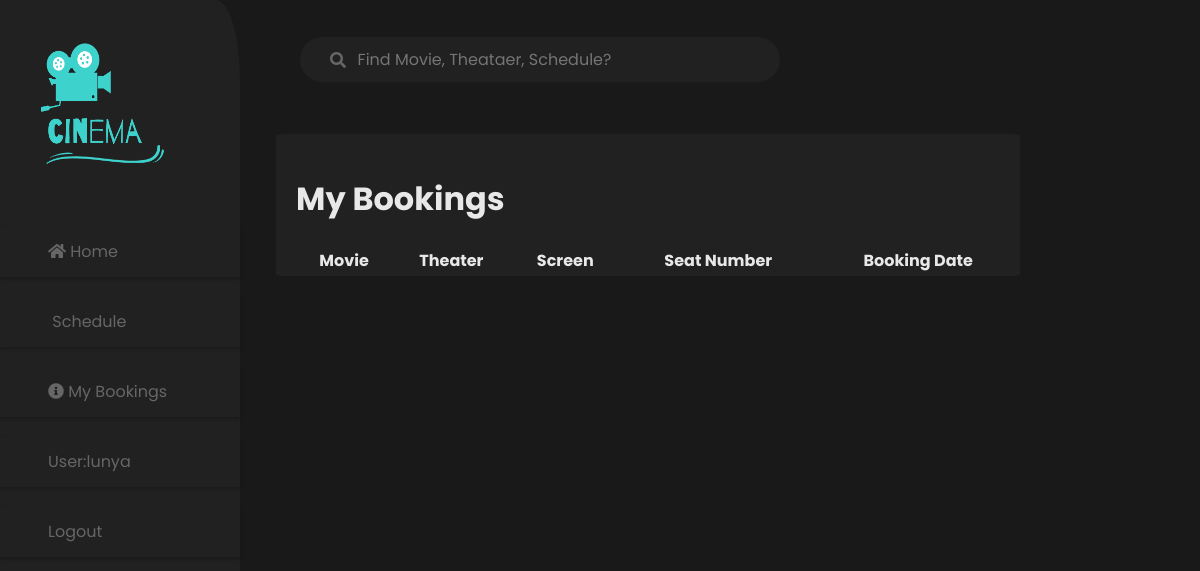
The app's page /landofcinema/view_bookings/ (signed in), older data.
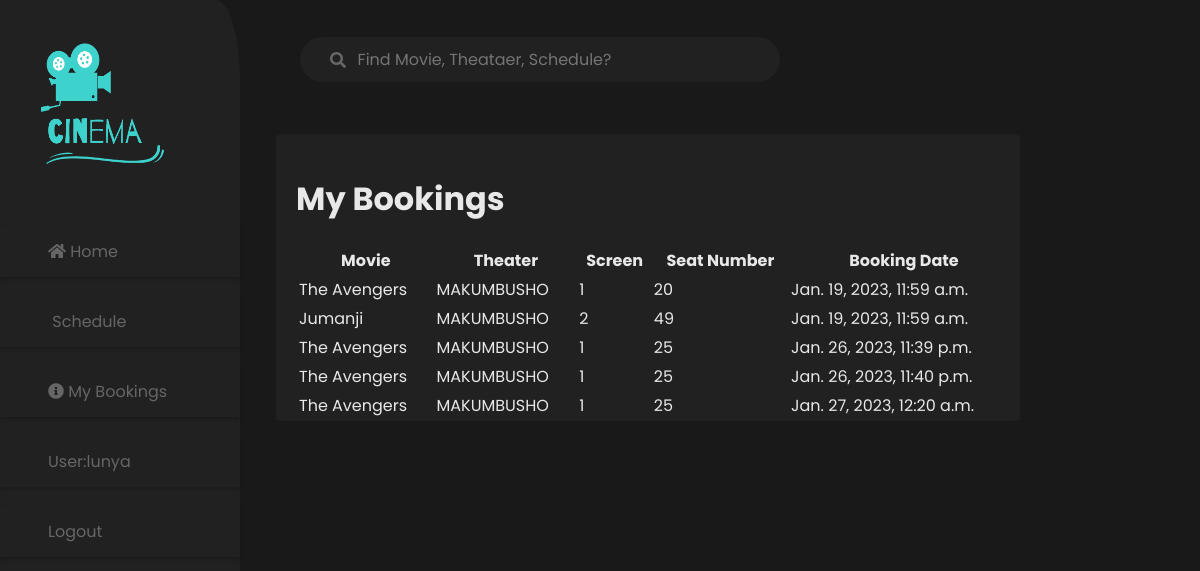
The same page, newer data.
### landofcinema/models.py (models this page shows, shortened)
class Booking(models.Model):
    user = models.ForeignKey(User, on_delete=models.CASCADE)
    movie = models.ForeignKey(Movie, on_delete=models.CASCADE)
    theater = models.ForeignKey(Theater, on_delete=models.CASCADE)
    screen = models.ForeignKey(Screen, on_delete=models.CASCADE)
    seat_number = models.CharField(max_length=255)
    booking_date = models.DateTimeField()

class Movie(models.Model):
    title = models.CharField(max_length=255)
    synopsis = models.TextField()
    release_date = models.DateField(null=True, blank=True)
    image_url = models.URLField()
    rating = models.FloatField(default=0.0)

class Theater(models.Model):
    name = models.CharField(max_length=255)
    region = models.CharField(max_length=255)
    address = models.CharField(max_length=255)

class Screen(models.Model):
    theater = models.ForeignKey(Theater, on_delete=models.CASCADE)
    screen_number = models.IntegerField()
    capacity = models.IntegerField()

### landofcinema/views.py (the view)
# urls.py: path('view_bookings/', views.view_bookings, name='view_bookings'),
@login_required
def view_bookings(request):
    if request.user.is_authenticated:
        bookings = Booking.objects.filter(user=request.user)
        return render(request, 'view_bookings.html', {'bookings': bookings})
    else:
        return redirect('login')

### landofcinema/templates/view_bookings.html
{% extends 'base_generic.html' %}
{% block content %}
    <h1>My Bookings</h1>
    <table>
        <tr>
            <th>Movie</th>
            <th>Theater</th>
            <th>Screen</th>
            <th>Seat Number</th>
            <th>Booking Date</th>
        </tr>
        {% for booking in bookings %}
            <tr>
                <td>{{ booking.movie.title }}</td>
                <td>{{ booking.theater.name }}</td>
                <td>{{ booking.screen.screen_number }}</td>
                <td>{{ booking.seat_number }}</td>
                <td>{{ booking.booking_date }}</td>
            </tr>
        {% endfor %}
    </table>
{% endblock %}

### landofcinema/templates/base_generic.html (shortened to what this page needs)
<!DOCTYPE html>
<html lang="en">
<head>
  {%load static%}
    <link href="{% static 'css/styles.css' %}" rel="stylesheet">
    <link rel="stylesheet" href="https://use.fontawesome.com/releases/v5.5.0/css/all.css">
</head>
<body>
    <div class="nav-bar1">
        <img class="logo" src="{% static 'images/logo.png' %}">
            <ul class="sidebar-1">
                <li>
                    <i class="fa fa-home" aria-hidden="true"></i>
                    <a href="{% url 'index' %}">Home</a>
                </li>
                <li>
                    <a href="{% url 'view_schedule'%}">Schedule</a>
                </li>
                <li>
                    <i class="fa fa-info-circle" aria-hidden="true"></i>
                    <a href="{% url 'view_bookings' %}">My Bookings</a>
                </li>
                {%if user.is_authenticated%}</li>
                <li>User:{{user.get_username}}</li>
                <li>
                    <a href="{% url 'logout' %}?next={{request.path }}">Logout</a></li>
                {%else%}
                <li><a href="{% url 'login' %}?next={{request.path}}">Login</a></li>
                {% endif %}
            </ul>
    </div>
    <div class="content-bar">
        <form class="search-container" action="{% url 'search_schedules' %}" method="get">
            <input type="text" id="search-bar" placeholder="Find Movie, Theataer, Schedule?">
            <i class="fa fa-search search-icon" aria-hidden="true"></i>
        </form>
        <div class="link"  style="padding-left:20px; padding-top:20px">
        {% block content%} {% endblock %}
    </div>
</body>
</html>

### landofcinema/static/css/styles.css (style rules this page uses)
* { font-family: 'Poppins', sans-serif; }
* { box-sizing: border-box; }
body { height: 100%; width: 100%; background-color: #191919; display:flex; flex-direction: row; margin:0; padding:0; border:0 }
.nav-bar1 { position:fixed; width:20%; height: 100%; border-radius: 10%; background-color:#212121; }
.logo { height: 200px; width:175px; }
.sidebar-1 { margin:0; padding:0; border:0; }
.sidebar-1>li { display: inline-block; color: #666666; list-style: none; display:block; height: 10%; left: 0%; right: 85.05%; top: 18.23%; bottom: 73.01%; box-shadow: 0px 2px 4px rgba(0, 0, 0, 0.25); height: 50px; width: 100%; left: 0px; top: 179px; border-radius: 0px; padding:5% 20%; margin-top:20px; }
a { text-decoration: none; color: #666666; }
.content-bar { color: #212121; width: 75%; top:7%; margin:0 15% 0 23%; padding:0; border:0; display: flex; flex-direction: column; }
.search-container { width: 40%; display: block; margin: 0 2%; top:4%; border-color:#212121; position:fixed; z-index: 1; }
#search-bar { background-color: #212121; border-radius: 30px; margin: 0 auto; width: 100%; height: 45px; padding: 0 ; font-size: 1rem; position:relative; margin-top:1%; color:#666666; padding-left:12%; border-color: #212121; border-width: 0; }
.search-icon { position: relative; float: left; top: -30px; left:30px; color: #666666; }
.link { border-radius:30px; color:#E8E8E8; position:relative; margin-top:18%; display:flex; flex-direction: column; padding:0; border:0; background-color: #212121; width:100%; border-radius:1%; }

Row changes from the older to the newer data that the page shows:
added Booking: movie "The Avengers", theater.name "MAKUMBUSHO", screen.screen_number "1", seat_number "20", booking_date "Jan. 19, 2023, 11:59 a.m."
added Booking: movie "Jumanji", theater.name "MAKUMBUSHO", screen.screen_number "2", seat_number "49", booking_date "Jan. 19, 2023, 11:59 a.m."
added Booking: movie "The Avengers", theater.name "MAKUMBUSHO", screen.screen_number "1", seat_number "25", booking_date "Jan. 26, 2023, 11:39 p.m."
added Booking: movie "The Avengers", theater.name "MAKUMBUSHO", screen.screen_number "1", seat_number "25", booking_date "Jan. 26, 2023, 11:40 p.m."
added Booking: movie "The Avengers", theater.name "MAKUMBUSHO", screen.screen_number "1", seat_number "25", booking_date "Jan. 27, 2023, 12:20 a.m."
